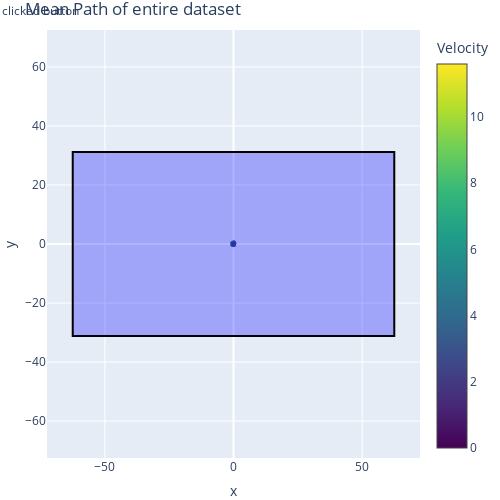

Write notebook code for a chart like this one.
### Markdown cell above
## verifying the mean trajectory is centered around zero (even class distribution)

### Code cell
dataset.plotMeanPath()

### Figure 1 — Plotly figure (JSON) as saved in the notebook; plotly's stock layout.template omitted (floating-point values rounded to 4 significant figures)
{"data": [{"marker": {"color": [0, 3.352, 1.482, 4.795, 5.628, 5.219, 6.477, 4.215, 4.04, 4.421, 4.352, 4.557, 6.023, 4.91, 5.661, 3.538, 6.55, 9.824, 11.6, 8.19, 5.563, 4.319, 3.004, 3.999, 2.414], "colorbar": {"title": {"text": "Velocity"}}, "colorscale": [[0, "#440154"], [0.1111, "#482878"], [0.2222, "#3e4989"], [0.3333, "#31688e"], [0.4444, "#26828e"], [0.5556, "#1f9e89"], [0.6667, "#35b779"], [0.7778, "#6ece58"], [0.8889, "#b5de2b"], [1, "#fde725"]], "showscale": true, "size": 5}, "mode": "lines+markers", "type": "scatter", "x": [0.06242, 0.06394, 0.05281, 0.02012, -0.01671, -0.05699, -0.1013, -0.1306, -0.1593, -0.178, -0.2016, -0.2178, -0.2612, -0.299, -0.3394, -0.3509, -0.3042, -0.232, -0.1428, -0.07862, -0.03741, -0.006559, -0.02104, -0.04836, -0.04322], "y": [0.2985, 0.2718, 0.2677, 0.2476, 0.2217, 0.2107, 0.1839, 0.1671, 0.1523, 0.1223, 0.09667, 0.06403, 0.04307, 0.03212, 0.01172, -0.01415, -0.03791, -0.06893, -0.09447, -0.1078, -0.09105, -0.07549, -0.05631, -0.03965, -0.02104]}], "layout": {"annotations": [{"arrowcolor": "#440154", "arrowhead": 5, "arrowsize": 2, "arrowwidth": 1, "ax": 0.06242, "axref": "x", "ay": 0.2985, "ayref": "y", "showarrow": true, "x": 0.06242, "xref": "x", "y": 0.2985, "yref": "y"}, {"arrowcolor": "#365c8d", "arrowhead": 5, "arrowsize": 2, "arrowwidth": 1, "ax": 0.06394, "axref": "x", "ay": 0.2718, "ayref": "y", "showarrow": true, "x": 0.06546, "xref": "x", "y": 0.245, "yref": "y"}, {"arrowcolor": "#472d7b", "arrowhead": 5, "arrowsize": 2, "arrowwidth": 1, "ax": 0.05281, "axref": "x", "ay": 0.2677, "ayref": "y", "showarrow": true, "x": 0.04169, "xref": "x", "y": 0.2635, "yref": "y"}, {"arrowcolor": "#297b8e", "arrowhead": 5, "arrowsize": 2, "arrowwidth": 1, "ax": 0.02012, "axref": "x", "ay": 0.2476, "ayref": "y", "showarrow": true, "x": -0.01256, "xref": "x", "y": 0.2275, "yref": "y"}, {"arrowcolor": "#228d8d", "arrowhead": 5, "arrowsize": 2, "arrowwidth": 1, "ax": -0.01671, "axref": "x", "ay": 0.2217, "ayref": "y", "showarrow": true, "x": -0.05354, "xref": "x", "y": 0.1958, "yref": "y"}, {"arrowcolor": "#25848e", "arrowhead": 5, "arrowsize": 2, "arrowwidth": 1, "ax": -0.05699, "axref": "x", "ay": 0.2107, "ayref": "y", "showarrow": true, "x": -0.09726, "xref": "x", "y": 0.1997, "yref": "y"}, {"arrowcolor": "#1f9e89", "arrowhead": 5, "arrowsize": 2, "arrowwidth": 1, "ax": -0.1013, "axref": "x", "ay": 0.1839, "ayref": "y", "showarrow": true, "x": -0.1457, "xref": "x", "y": 0.1571, "yref": "y"}, {"arrowcolor": "#2d708e", "arrowhead": 5, "arrowsize": 2, "arrowwidth": 1, "ax": -0.1306, "axref": "x", "ay": 0.1671, "ayref": "y", "showarrow": true, "x": -0.1598, "xref": "x", "y": 0.1502, "yref": "y"}, {"arrowcolor": "#2f6c8e", "arrowhead": 5, "arrowsize": 2, "arrowwidth": 1, "ax": -0.1593, "axref": "x", "ay": 0.1523, "ayref": "y", "showarrow": true, "x": -0.188, "xref": "x", "y": 0.1375, "yref": "y"}, {"arrowcolor": "#2c738e", "arrowhead": 5, "arrowsize": 2, "arrowwidth": 1, "ax": -0.178, "axref": "x", "ay": 0.1223, "ayref": "y", "showarrow": true, "x": -0.1967, "xref": "x", "y": 0.09227, "yref": "y"}, {"arrowcolor": "#2c728e", "arrowhead": 5, "arrowsize": 2, "arrowwidth": 1, "ax": -0.2016, "axref": "x", "ay": 0.09667, "ayref": "y", "showarrow": true, "x": -0.2252, "xref": "x", "y": 0.07105, "yref": "y"}, {"arrowcolor": "#2a768e", "arrowhead": 5, "arrowsize": 2, "arrowwidth": 1, "ax": -0.2178, "axref": "x", "ay": 0.06403, "ayref": "y", "showarrow": true, "x": -0.2341, "xref": "x", "y": 0.03139, "yref": "y"}, {"arrowcolor": "#1f948c", "arrowhead": 5, "arrowsize": 2, "arrowwidth": 1, "ax": -0.2612, "axref": "x", "ay": 0.04307, "ayref": "y", "showarrow": true, "x": -0.3046, "xref": "x", "y": 0.0221, "yref": "y"}, {"arrowcolor": "#277e8e", "arrowhead": 5, "arrowsize": 2, "arrowwidth": 1, "ax": -0.299, "axref": "x", "ay": 0.03212, "ayref": "y", "showarrow": true, "x": -0.3367, "xref": "x", "y": 0.02118, "yref": "y"}, {"arrowcolor": "#228d8d", "arrowhead": 5, "arrowsize": 2, "arrowwidth": 1, "ax": -0.3394, "axref": "x", "ay": 0.01172, "ayref": "y", "showarrow": true, "x": -0.3798, "xref": "x", "y": -0.008677, "yref": "y"}, {"arrowcolor": "#34618d", "arrowhead": 5, "arrowsize": 2, "arrowwidth": 1, "ax": -0.3509, "axref": "x", "ay": -0.01415, "ayref": "y", "showarrow": true, "x": -0.3624, "xref": "x", "y": -0.04002, "yref": "y"}, {"arrowcolor": "#1fa088", "arrowhead": 5, "arrowsize": 2, "arrowwidth": 1, "ax": -0.3042, "axref": "x", "ay": -0.03791, "ayref": "y", "showarrow": true, "x": -0.2575, "xref": "x", "y": -0.06167, "yref": "y"}, {"arrowcolor": "#98d83e", "arrowhead": 5, "arrowsize": 2, "arrowwidth": 1, "ax": -0.232, "axref": "x", "ay": -0.06893, "ayref": "y", "showarrow": true, "x": -0.1598, "xref": "x", "y": -0.09995, "yref": "y"}, {"arrowcolor": "#fde725", "arrowhead": 5, "arrowsize": 2, "arrowwidth": 1, "ax": -0.1428, "axref": "x", "ay": -0.09447, "ayref": "y", "showarrow": true, "x": -0.05356, "xref": "x", "y": -0.12, "yref": "y"}, {"arrowcolor": "#46c06f", "arrowhead": 5, "arrowsize": 2, "arrowwidth": 1, "ax": -0.07862, "axref": "x", "ay": -0.1078, "ayref": "y", "showarrow": true, "x": -0.01448, "xref": "x", "y": -0.1212, "yref": "y"}, {"arrowcolor": "#228b8d", "arrowhead": 5, "arrowsize": 2, "arrowwidth": 1, "ax": -0.03741, "axref": "x", "ay": -0.09105, "ayref": "y", "showarrow": true, "x": 0.003801, "xref": "x", "y": -0.07425, "yref": "y"}, {"arrowcolor": "#2c718e", "arrowhead": 5, "arrowsize": 2, "arrowwidth": 1, "ax": -0.006559, "axref": "x", "ay": -0.07549, "ayref": "y", "showarrow": true, "x": 0.02429, "xref": "x", "y": -0.05993, "yref": "y"}, {"arrowcolor": "#3a548c", "arrowhead": 5, "arrowsize": 2, "arrowwidth": 1, "ax": -0.02104, "axref": "x", "ay": -0.05631, "ayref": "y", "showarrow": true, "x": -0.03552, "xref": "x", "y": -0.03713, "yref": "y"}, {"arrowcolor": "#2f6b8e", "arrowhead": 5, "arrowsize": 2, "arrowwidth": 1, "ax": -0.04836, "axref": "x", "ay": -0.03965, "ayref": "y", "showarrow": true, "x": -0.07567, "xref": "x", "y": -0.023, "yref": "y"}, {"arrowcolor": "#404688", "arrowhead": 5, "arrowsize": 2, "arrowwidth": 1, "ax": -0.04322, "axref": "x", "ay": -0.02104, "ayref": "y", "showarrow": true, "x": -0.03808, "xref": "x", "y": -0.002418, "yref": "y"}, {"showarrow": false, "text": "clicked button", "x": [0], "xref": "x", "y": [0], "yref": "y"}], "height": 500, "margin": {"b": 0, "l": 0, "r": 0, "t": 30}, "shapes": [{"fillcolor": "rgba(0, 0, 255, 0.3)", "line": {"color": "black", "width": 2}, "type": "rect", "x0": -62.49, "x1": 62.49, "y0": -31.18, "y1": 31.18}], "title": {"text": "Mean Path of entire dataset"}, "width": 500, "xaxis": {"autorange": false, "range": [-72.49, 72.49], "title": {"text": "x"}}, "yaxis": {"autorange": false, "range": [-72.49, 72.49], "title": {"text": "y"}}}}
